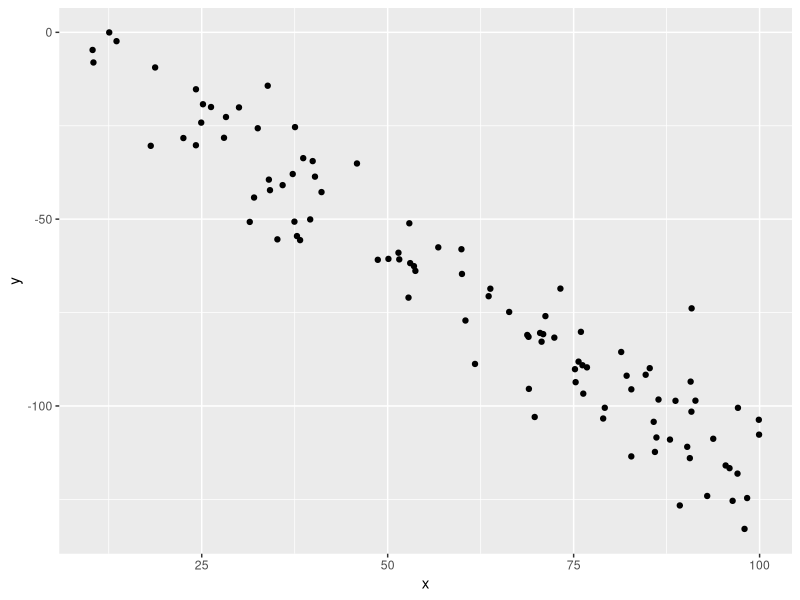

Reproduce this figure in R. (Note: this script raises an error after producing the figure.)
library(tidyverse)


# Generate Data for Regression
# variance for errors: 10
N <- 100
x <- runif(N, 10,100)
beta <- runif(1,-1,1)*rnorm(1,3,1)
y    <- runif(1,-10,10) + x * beta + rnorm(N,0,10)

y_mean <- mean(y)

data <- tibble(x,y)

ggplot(data, mapping = aes(x, y)) +
  geom_point()

# beta 0: -8 / beta 1: -0.59
ypredicted <- 3 + (1.3) * x 


summary(lm(y ~ x, data = data)) 

SSE <- sum((y - ypredicted) ^ 2)
SST <- sum((y - y_mean) ^ 2)
SSR <- sum((ypredicted - y_mean) ^ 2) 

1 - SSE / SST
SSR / SST


foo <- summary(data)


foo <- as_tibble(foo) %>%
  select(-Var1)

foo

tibble(x = foo$n[1:6],
       y = foo$n[7:12])


